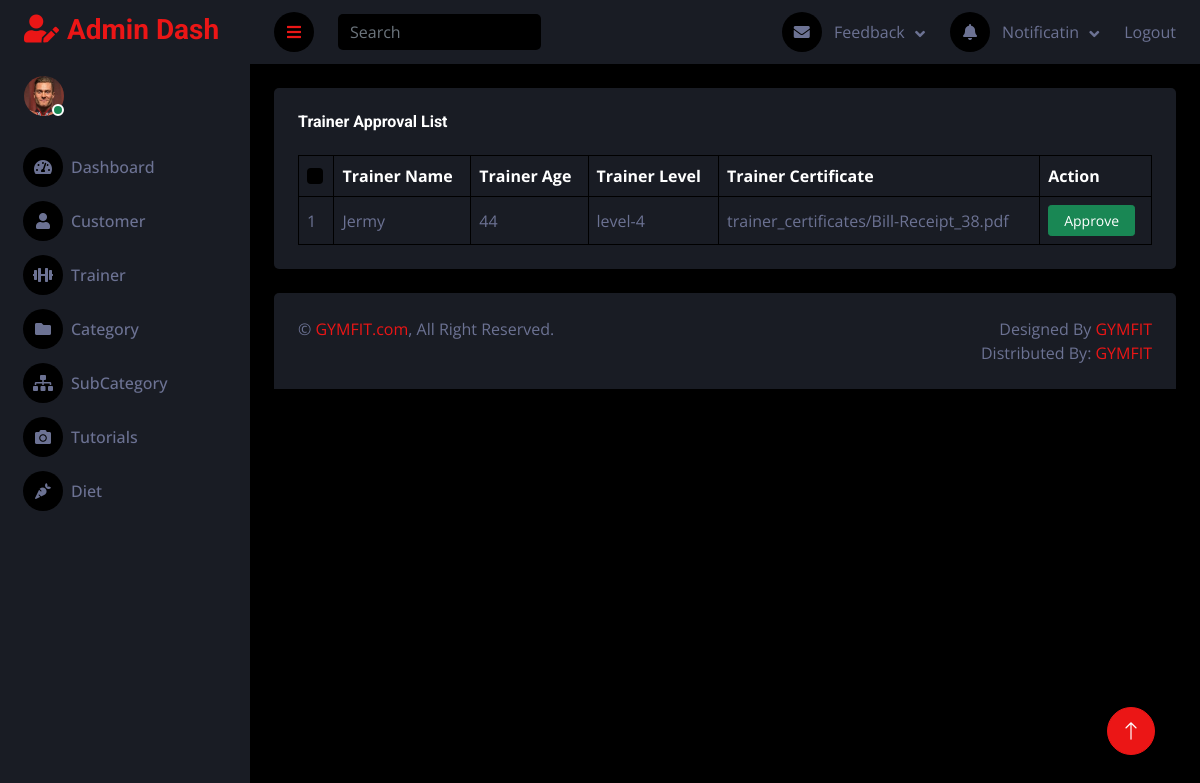
The app's page /nadmin/trainerapproval with its own data.
### homeapp/models.py (models this page shows, shortened)
class Tbl_Trainer(models.Model):
    user = models.ForeignKey(User, on_delete=models.CASCADE)
    trainer_name = models.CharField(max_length=20)
    trainer_age = models.PositiveIntegerField()
    trainer_gender = models.CharField(max_length=10, choices=roles, default='')
    trainer_email = models.EmailField()
    trainer_phone = models.CharField(max_length=10)
    trainer_certificate = models.FileField(upload_to='trainer_certificates')
    level = (('', ''), ('level-1', 'level-1'), ('level-2', 'level-2'), ('level-3', 'level-3'), ('level-4', 'level-4'),
             ('level-5', 'level-5'), ('level-6', 'level-6'))
    trainer_level = models.CharField(max_length=20, choices=level, default='')
    trainer_image = models.ImageField(upload_to='trainer_images', default='')
    trainer_approval = models.BooleanField(default=False)
    trainer_status = models.BooleanField(default=False)

### adminapp/views.py (the view)
# urls.py: path('trainerapproval',views.Trainer_Approvals,name='ta'),
def Trainer_Approvals(request):
    call = Tbl_Trainer.objects.filter(trainer_approval=False)
    return render(request, 'trainer_approval.html', {'tr': call})

### homeapp/context_processor.py (called while the page is built)
def trainer(request):
    trainer = Tbl_Trainer.objects.filter(trainer_approval=True,trainer_status=True)
    return {
        'trainer':trainer
    }

### templates/trainer_approval.html
{% extends 'adminbase.html' %}
{% block content %}
{% load static %}
            <div class="container-fluid pt-4 px-4">
                <div class="bg-secondary text-center rounded p-4">
                    <div class="d-flex align-items-center justify-content-between mb-4">
                        <h6 class="mb-0">Trainer Approval List</h6>
                    </div>
                    <div class="table-responsive">
                        <table class="table text-start align-middle table-bordered table-hover mb-0">
                            <thead>
                                <tr class="text-white">
                                    <th scope="col"><input class="form-check-input" type="checkbox"></th>
                                    <th scope="col">Trainer Name</th>
                                    <th scope="col">Trainer Age</th>
                                    <th scope="col">Trainer Level</th>
                                    <th scope="col">Trainer Certificate </th>
                                    <th scope="col">Action</th>
                                </tr>
                            </thead>
                            <tbody>
                                {% for i in tr %}
                                <tr>
                                    <td>{{forloop.counter}}</td>
                                    <td>{{i.trainer_name}}</td>
                                    <td>{{i.trainer_age}}</td>
                                    <td>{{i.trainer_level}}</td>
                                    <td>{{i.trainer_certificate}}</td>
                                    <td><a href="{% url 'tad' i.id %}"><button style="padding-right:15px;padding-left:15px;" class="btn btn-success btn-sm">Approve</button></a></td>
                                </tr>
                            {% endfor %}
                            </tbody>
                        </table>
                    </div>
                </div>
            </div>
{% endblock %}

### static/dash/css/style.css (style rules this page uses)
:root { --primary: #EB1616; --secondary: #191C24; --light: #6C7293; --dark: #000000; }
.btn { transition: .5s; }

### records on screen
Tbl_Trainer: trainer_name "Jermy", trainer_age "44", trainer_level "level-4", trainer_certificate "trainer_certificates/Bill-Receipt_38.pdf"
